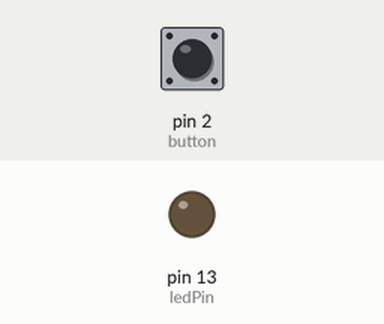
Simulated run of this sketch. Board: Arduino Uno, built with avr-gcc and run on an emulated ATmega328P. Parts: output pins drawn as LEDs (lit = HIGH). Dashed ring = blinking. The inputs (shaded band) are chosen by the test bench; at power-on: pin 2 (button) LOW.

Above: at 1.2 s.
1.3 s: pin 2 (button) pulled HIGH for 3.2 s
At 2.1 s:
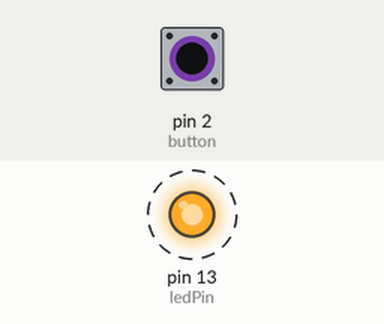
Timing chart, 0 to 5.8 s (numbered marks = the images above; inputs shaded):
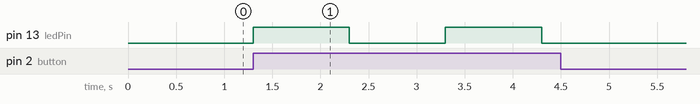

The sketch:

Blinking_with_Switch.ino
```cpp
const int ledPin =13;
const int button = 2;
int val;

void setup() {
  pinMode(ledPin,OUTPUT);
  pinMode(button,INPUT);
}

void loop() {
  val = digitalRead(button);

  if(val == HIGH)
  {
    digitalWrite(ledPin,HIGH);
    delay(1000);
    digitalWrite(ledPin,LOW);
    delay(1000);
  }
  else {digitalWrite(ledPin,LOW);}

}
```

Measured:
- after the input at 1.3 s, pin 13 (ledPin): alternates HIGH for 1.0 s and LOW for 1.0 s, 4 changes in all, then stays LOW, starting at once
